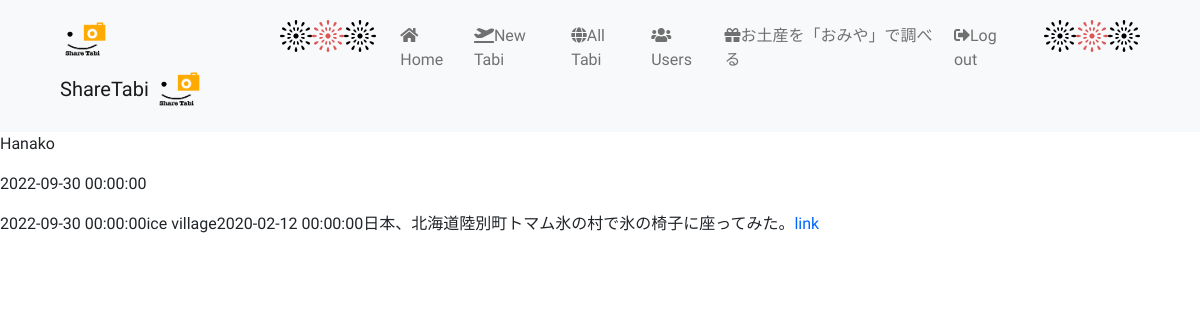
Page /users/6 (signed in) on the committed database.
### app.py (models this page shows)
class User(UserMixin, db.Model):
    id = db.Column(db.Integer, primary_key=True)
    name = db.Column(db.String(15), nullable=False, unique=True)
    password = db.Column(db.String(100), nullable=False)
    email = db.Column(db.String(25), nullable=False, unique=True)
    icon = db.Column(db.Integer, nullable=False)
    created_at = db.Column(db.DateTime, nullable=False, default=datetime.date.today())
    travels = db.relationship('Travel', backref='user', lazy=True)
    comments = db.relationship('Comment', backref='user', lazy=True)
    favorites = db.relationship('Favorite', backref='user', lazy=True)

class Travel(db.Model):
    id = db.Column(db.Integer, primary_key=True)
    title = db.Column(db.String(50), nullable=False)
    date = db.Column(db.DateTime, nullable=False, default=datetime.date.today())
    location = db.Column(db.String(50), nullable=True)
    report = db.Column(db.String(500), nullable=False)
    created_at = db.Column(db.DateTime, nullable=False, default=datetime.date.today())
    user_id = db.Column(db.Integer, db.ForeignKey('user.id'), nullable=False)
    comments = db.relationship('Comment', backref='travel', lazy=True)
    favorites = db.relationship('Favorite', backref='travel', lazy=True)

### app.py (the view)
@login_required
@app.route("/users/<int:user_id>", methods=["GET"])
def user_show(user_id):
    user = User.query.get(user_id)
    travels = Travel.query.filter(Travel.user_id == user.id)
    return render_template("show_user.html", user=user, travels=travels)

### app.py (called while the page is built)
@login_manager.user_loader
def load_user(user_id):
    return User.query.get(int(user_id))

### templates/show_user.html (shortened to what this page needs)
{% extends "layout.html" %}
{% block main %}
    <p>{{ user.name }}</p>
    <p>{{ user.created_at}}</p>
    <table>
        <tbody>
            {% for travel in travels %}
            <tr>
                <td>{{ travel.created_at}}</td>
                <td>{{ travel.title }}</td>
                <td>{{ travel.date }}</td>
                <td>{{ travel.location }}</td>
                <td>{{ travel.report }}</td>
                <td><a href="/travels/{{ travel.id }}">link</a></td>
            </tr>
            {% endfor %}
        </tbody>
    </table>
{% endblock %}

### static/stylesheet/standard.css (style rules this page uses)
* { padding: 0; margin: 0; box-sizing: border-box; }
table { border-collapse:collapse;border-spacing:0; }
body { font-family: 'Caveat', cursive, 'M PLUS 1', sans-serif; font-weight: 300; -webkit-text-size-adjust:100%; overflow-x: hidden; }
a { color: #0066ff; text-decoration: none; }

### rows in the picture
User: name "Hanako", created_at "2022-09-30 00:00:00"
Travel: created_at "2022-09-30 00:00:00", title "ice village", date "2020-02-12 00:00:00", location "日本、北海道陸別町トマム", report "氷の村で氷の椅子に座ってみた。"
